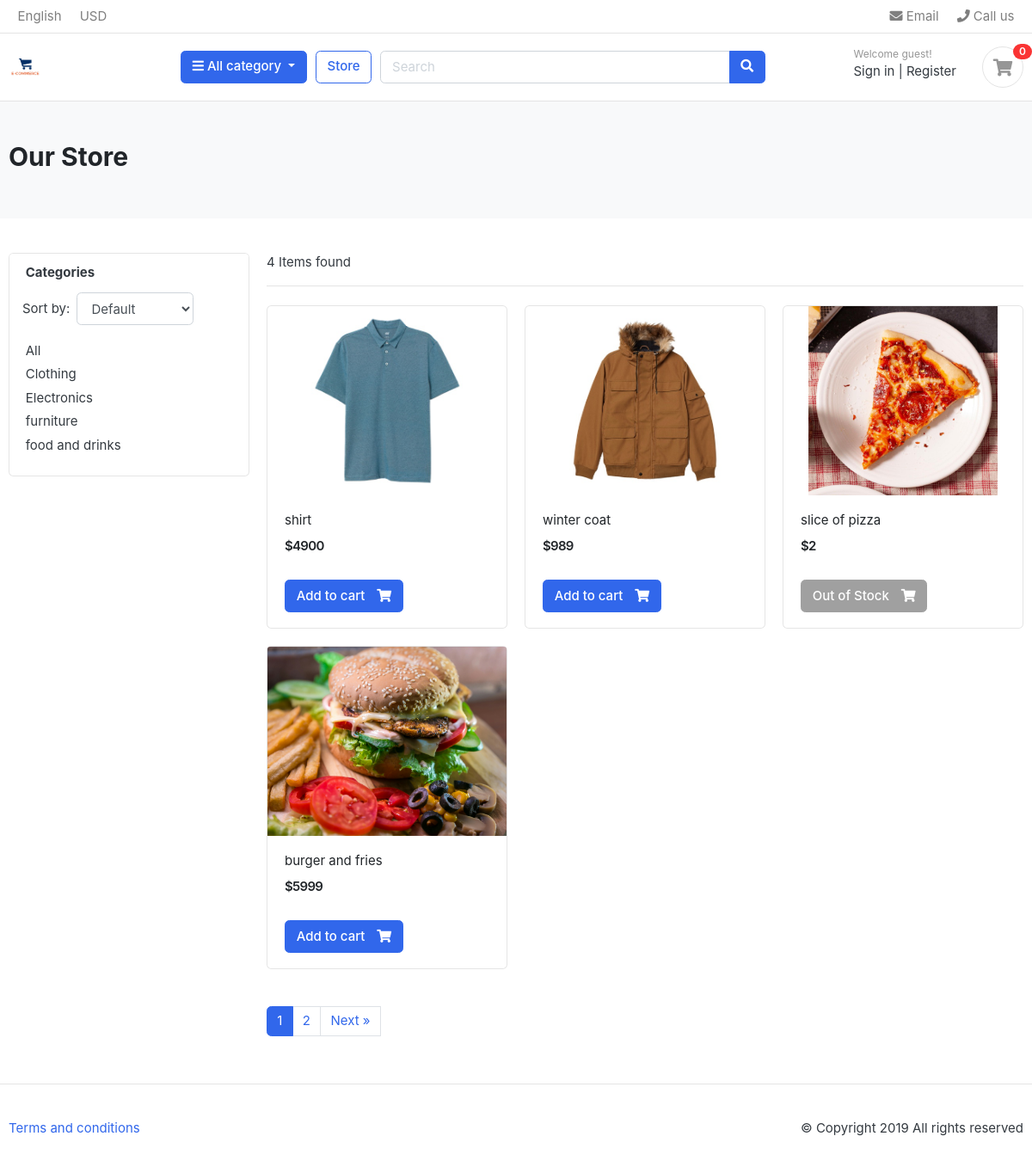
/store/, run on the app's committed database.
### store/models.py (models this page shows, shortened)
class Category(models.Model):
    category_name = models.CharField(max_length=50, unique=True)
    slug = models.SlugField(max_length=100, unique=True)
    description = models.TextField(max_length=255, blank=True)
    cat_image = models.ImageField(upload_to='photos/categories', blank=True)

class Product(models.Model):
    product_name = models.CharField(max_length=200, unique=True)
    slug = models.SlugField(max_length=200, unique=True)
    description = models.TextField(max_length=500, blank=True)
    price = models.IntegerField()
    images = models.ImageField(upload_to='photos/products')
    stock = models.IntegerField()
    is_available = models.BooleanField(default=True)
    category = models.ForeignKey(Category, on_delete=models.CASCADE)
    created_date = models.DateTimeField(auto_now_add=True)
    modified_date = models.DateTimeField(auto_now=True)
    def get_url(self):
        return reverse('product_detail', args=[self.category.slug, self.slug])

### shop/views.py (the view)
# urls.py: path('store/', include("shop.store_url")),  # Store listing
def store(request, slug=None):
    categories = Category.objects.all()
    sort = request.GET.get('sort')
    selected_category = slug
    products = Product.objects.filter()
    if slug:
        products = products.filter(category__slug=slug)
    if sort == 'recent':
        products = products.order_by('-created_date')
    elif sort == 'oldest':
        products = products.order_by('created_date')
    else:
        products = products.order_by('id')
    paginator = Paginator(products, 4)  # 6 products per page
    page_number = request.GET.get('page')
    paged_products = paginator.get_page(page_number)
    product_count = products.count()
    context = {
        'products': paged_products,  # Use paginated products
        'categories': categories,
        'selected_category': selected_category,
        'product_count': product_count,
    }
    return render(request, 'ecom-template/store.html', context)

### shop/context_processors.py (called while the page is built)
def menulinks(request):
    links = Category.objects.all()
    return dict(links = links)

def cart_total_items(request):
    total_quantity = 0
    try:
        cart_id = request.session.session_key
        if not cart_id:
            cart_id = request.session.create()
        cart = Cart.objects.get(cart_id=cart_id)
        cart_items = CartItem.objects.filter(cart=cart, is_active=True)
        total_quantity = sum(item.quantity for item in cart_items)
    except Cart.DoesNotExist:
        total_quantity = 0
    return {'cart_total_quantity': total_quantity}

### templates/ecom-template/store.html (shortened to what this page needs)
{% extends "ecom-template/base.html" %}
{% load static %}
{% block content %}
<section class="section-pagetop bg">
<div class="container">
    <h2 class="title-page">Our Store</h2>
</div>
</section>
<section class="section-content padding-y">
<div class="container">
<div class="row">
    <aside class="col-md-3">
        <div class="card">
            <article class="filter-group">
                <header class="card-header">
                    <h6 class="title">Categories</h6>
                </header>
                <form method="get" class="form-inline ml-3">
    <label for="sort_by" class="mr-2">Sort by:</label>
    <select name="sort" id="sort_by" class="form-control" onchange="this.form.submit()">
        <option value="">Default</option>
    </select>
</form>
                <div class="card-body">
                    <ul class="list-menu">
                        <li class="{% if not selected_category %}active{% endif %}">
                            <a href="{% url 'store' %}">All</a>
                        </li>
                        {% for category in links %}
    <li class="{% if selected_category == category.slug %}active{% endif %}">
        <a href="{% url 'store' category.slug %}">{{ category.category_name }}</a>
    </li>
                        {% endfor %}
                    </ul>
                </div>
            </article>
        </div>
    </aside>
    <main class="col-md-9">
        <header class="border-bottom mb-4 pb-3">
            <div class="form-inline">
                <span class="mr-md-auto">{{ products|length }} Items found</span>
            </div>
        </header>
        <div class="row">
            {% for product in products %}
            <div class="col-md-4">
                <a href="{{ product.get_url }}" >
                <figure class="card card-product-grid">
                    <div class="img-wrap">
                        <img src="{{ product.images.url }}" alt="{{ product.product_name }}">
                    </div>
                    <figcaption class="info-wrap">
                        <div class="fix-height">
                            <a href="{{ product.get_url }}" class="title">{{ product.product_name }}</a>
                            <div class="price-wrap mt-2">
                                <span class="price">${{ product.price }}</span>
                            </div>
                        </div>
  {% if product.stock > 0 %}
    <a href="{{ product.get_url }}" class="btn btn-primary">
        <span class="text">Add to cart</span> <i class="fas fa-shopping-cart"></i>
    </a>
{% else %}
    <button class="btn btn-secondary" disabled>
        <span class="text">Out of Stock</span> <i class="fas fa-shopping-cart"></i>
    </button>
{% endif %}                    </figcaption>
                </figure>
                </a>
            </div>
            {% empty %}
            <p>No products found in this category.</p>
            {% endfor %}
        </div>
{% if products.has_other_pages %}
 <nav class="mt-4" aria-label="Page navigation sample">
  <ul class="pagination">
    {% for page_num in products.paginator.page_range %}
      {% if page_num == products.number %}
        <li class="page-item active"><a class="page-link">{{ page_num }}</a></li>
      {% else %}
        <li class="page-item"><a class="page-link" href="?page={{ page_num }}">{{ page_num }}</a></li>
      {% endif %}
    {% endfor %}
    {% if products.has_next %}
    <li class="page-item">
        <li><a class="page-link" href="?page={{ products.next_page_number }}">Next »</a></li>
    </li>
    {% endif %}
  </ul>
{% endif %}
    </main>
</div>
</div>
</section>
{% endblock %}

### static/css/ui.css (style rules this page uses)
html { font-family: "Inter", sans-serif; font-size: 15px; }
.img-wrap { text-align: center; display: block; }
.img-wrap img { max-width: 100%; }
.price-wrap { letter-spacing: -0.7px; }
.padding-y { padding-top: 40px; padding-bottom: 40px; }
figure { margin-bottom: 0; }
article:after, .form-group:after { display: block; clear: both; content: ""; }
.bg { background-color: #f8f9fa; }
.title-page { color: #212529; }
.btn .text + i { margin-left: 10px; }
[class*=list-] li:after { visibility: hidden; display: block; content: ""; overflow: hidden; height: 0; clear: both; }
.list-menu { list-style: none; margin: 0; padding-left: 0; }
.list-menu li { margin-bottom: 5px; }
.list-menu a { color: #343a40; }
[class*=card-product] a.title { color: #212529; display: block; }
[class*=card-product] .img-wrap { overflow: hidden; position: relative; }
[class*=card-product] .img-wrap img { height: 100%; max-width: 100%; width: auto; display: inline-block; -o-object-fit: cover; object-fit: cover; }
.card-product-grid { margin-bottom: 20px; }
.card-product-grid .img-wrap { border-radius: 0.2rem 0.2rem 0 0; height: 220px; }
.card-product-grid .info-wrap { overflow: hidden; padding: 18px 20px; }
.card-product-grid .fix-height { height: 80px; overflow: hidden; }
.card .img-wrap { overflow: hidden; }
.price { font-weight: 600; color: #212529; }
.card-header .title { margin-bottom: 0; line-height: 1.5; }
.filter-group { border-bottom: 1px solid #e4e4e4; }
.filter-group .card-header { border-bottom: 0; }
.filter-group:last-child { border-bottom: 0; }
.section-pagetop { padding: 45px 0; }

### data on the page
Category: category_name "Clothing"
Category: category_name "Electronics"
Category: category_name "furniture"
Category: category_name "food and drinks"
Product: images (picture), product_name "shirt", price "4900"
Product: images (picture), product_name "winter coat", price "989"
Product: images (picture), product_name "slice of pizza", price "2", stock "Out of Stock"
Product: images (picture), product_name "burger and fries", price "5999"

### other printed values
{{ cart_total_quantity }} "0"
{{ products|length }} "4"
{{ page_num }} "1"
{{ page_num }} "2"
